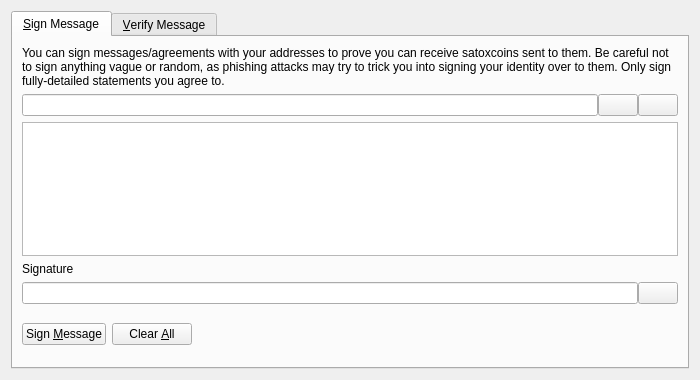
<?xml version="1.0" encoding="UTF-8"?>
<ui version="4.0">
 <class>SignVerifyMessageDialog</class>
 <widget class="QDialog" name="SignVerifyMessageDialog">
  <property name="geometry">
   <rect>
    <x>0</x>
    <y>0</y>
    <width>700</width>
    <height>380</height>
   </rect>
  </property>
  <property name="windowTitle">
   <string>Signatures - Sign / Verify a Message</string>
  </property>
  <property name="modal">
   <bool>true</bool>
  </property>
  <layout class="QVBoxLayout" name="verticalLayout">
   <item>
    <widget class="QTabWidget" name="tabWidget">
     <property name="currentIndex">
      <number>0</number>
     </property>
     <widget class="QWidget" name="tabSignMessage">
      <attribute name="title">
       <string>&amp;Sign Message</string>
      </attribute>
      <layout class="QVBoxLayout" name="verticalLayout_SM">
       <item>
        <widget class="QLabel" name="infoLabel_SM">
         <property name="text">
          <string>You can sign messages/agreements with your addresses to prove you can receive satoxcoins sent to them. Be careful not to sign anything vague or random, as phishing attacks may try to trick you into signing your identity over to them. Only sign fully-detailed statements you agree to.</string>
         </property>
         <property name="textFormat">
          <enum>Qt::PlainText</enum>
         </property>
         <property name="wordWrap">
          <bool>true</bool>
         </property>
        </widget>
       </item>
       <item>
        <layout class="QHBoxLayout" name="horizontalLayout_1_SM">
         <property name="spacing">
          <number>0</number>
         </property>
         <item>
          <widget class="QValidatedLineEdit" name="addressIn_SM">
           <property name="toolTip">
            <string>The Satoxcoin address to sign the message with</string>
           </property>
          </widget>
         </item>
         <item>
          <widget class="QPushButton" name="addressBookButton_SM">
           <property name="toolTip">
            <string>Choose previously used address</string>
           </property>
           <property name="text">
            <string/>
           </property>
           <property name="icon">
            <iconset resource="../satoxcoin.qrc">
             <normaloff>:/icons/address-book</normaloff>:/icons/address-book</iconset>
           </property>
           <property name="shortcut">
            <string>Alt+A</string>
           </property>
           <property name="autoDefault">
            <bool>false</bool>
           </property>
          </widget>
         </item>
         <item>
          <widget class="QPushButton" name="pasteButton_SM">
           <property name="toolTip">
            <string>Paste address from clipboard</string>
           </property>
           <property name="text">
            <string/>
           </property>
           <property name="icon">
            <iconset resource="../satoxcoin.qrc">
             <normaloff>:/icons/editpaste</normaloff>:/icons/editpaste</iconset>
           </property>
           <property name="shortcut">
            <string>Alt+P</string>
           </property>
           <property name="autoDefault">
            <bool>false</bool>
           </property>
          </widget>
         </item>
        </layout>
       </item>
       <item>
        <widget class="QPlainTextEdit" name="messageIn_SM">
         <property name="toolTip">
          <string>Enter the message you want to sign here</string>
         </property>
        </widget>
       </item>
       <item>
        <widget class="QLabel" name="signatureLabel_SM">
         <property name="text">
          <string>Signature</string>
         </property>
         <property name="textFormat">
          <enum>Qt::PlainText</enum>
         </property>
        </widget>
       </item>
       <item>
        <layout class="QHBoxLayout" name="horizontalLayout_2_SM">
         <property name="spacing">
          <number>0</number>
         </property>
         <item>
          <widget class="QLineEdit" name="signatureOut_SM">
           <property name="font">
            <font>
             <italic>true</italic>
            </font>
           </property>
           <property name="readOnly">
            <bool>true</bool>
           </property>
          </widget>
         </item>
         <item>
          <widget class="QPushButton" name="copySignatureButton_SM">
           <property name="toolTip">
            <string>Copy the current signature to the system clipboard</string>
           </property>
           <property name="text">
            <string/>
           </property>
           <property name="icon">
            <iconset resource="../satoxcoin.qrc">
             <normaloff>:/icons/editcopy</normaloff>:/icons/editcopy</iconset>
           </property>
           <property name="autoDefault">
            <bool>false</bool>
           </property>
          </widget>
         </item>
        </layout>
       </item>
       <item>
        <layout class="QHBoxLayout" name="horizontalLayout_3_SM">
         <item>
          <widget class="QPushButton" name="signMessageButton_SM">
           <property name="toolTip">
            <string>Sign the message to prove you own this Satoxcoin address</string>
           </property>
           <property name="text">
            <string>Sign &amp;Message</string>
           </property>
           <property name="icon">
            <iconset resource="../satoxcoin.qrc">
             <normaloff>:/icons/edit</normaloff>:/icons/edit</iconset>
           </property>
           <property name="autoDefault">
            <bool>false</bool>
           </property>
          </widget>
         </item>
         <item>
          <widget class="QPushButton" name="clearButton_SM">
           <property name="toolTip">
            <string>Reset all sign message fields</string>
           </property>
           <property name="text">
            <string>Clear &amp;All</string>
           </property>
           <property name="icon">
            <iconset resource="../satoxcoin.qrc">
             <normaloff>:/icons/remove</normaloff>:/icons/remove</iconset>
           </property>
           <property name="autoDefault">
            <bool>false</bool>
           </property>
          </widget>
         </item>
         <item>
          <spacer name="horizontalSpacer_1_SM">
           <property name="orientation">
            <enum>Qt::Horizontal</enum>
           </property>
           <property name="sizeHint" stdset="0">
            <size>
             <width>40</width>
             <height>48</height>
            </size>
           </property>
          </spacer>
         </item>
         <item>
          <widget class="QLabel" name="statusLabel_SM">
           <property name="font">
            <font>
             <weight>75</weight>
             <bold>true</bold>
            </font>
           </property>
           <property name="text">
            <string/>
           </property>
           <property name="wordWrap">
            <bool>true</bool>
           </property>
          </widget>
         </item>
         <item>
          <spacer name="horizontalSpacer_2_SM">
           <property name="orientation">
            <enum>Qt::Horizontal</enum>
           </property>
           <property name="sizeHint" stdset="0">
            <size>
             <width>40</width>
             <height>48</height>
            </size>
           </property>
          </spacer>
         </item>
        </layout>
       </item>
      </layout>
     </widget>
     <widget class="QWidget" name="tabVerifyMessage">
      <attribute name="title">
       <string>&amp;Verify Message</string>
      </attribute>
      <layout class="QVBoxLayout" name="verticalLayout_VM">
       <item>
        <widget class="QLabel" name="infoLabel_VM">
         <property name="text">
          <string>Enter the receiver's address, message (ensure you copy line breaks, spaces, tabs, etc. exactly) and signature below to verify the message. Be careful not to read more into the signature than what is in the signed message itself, to avoid being tricked by a man-in-the-middle attack. Note that this only proves the signing party receives with the address, it cannot prove sendership of any transaction!</string>
         </property>
         <property name="textFormat">
          <enum>Qt::PlainText</enum>
         </property>
         <property name="alignment">
          <set>Qt::AlignLeading|Qt::AlignLeft|Qt::AlignTop</set>
         </property>
         <property name="wordWrap">
          <bool>true</bool>
         </property>
        </widget>
       </item>
       <item>
        <layout class="QHBoxLayout" name="horizontalLayout_1_VM">
         <property name="spacing">
          <number>0</number>
         </property>
         <item>
          <widget class="QValidatedLineEdit" name="addressIn_VM">
           <property name="toolTip">
            <string>The Satoxcoin address the message was signed with</string>
           </property>
          </widget>
         </item>
         <item>
          <widget class="QPushButton" name="addressBookButton_VM">
           <property name="toolTip">
            <string>Choose previously used address</string>
           </property>
           <property name="text">
            <string/>
           </property>
           <property name="icon">
            <iconset resource="../satoxcoin.qrc">
             <normaloff>:/icons/address-book</normaloff>:/icons/address-book</iconset>
           </property>
           <property name="shortcut">
            <string>Alt+A</string>
           </property>
           <property name="autoDefault">
            <bool>false</bool>
           </property>
          </widget>
         </item>
        </layout>
       </item>
       <item>
        <widget class="QPlainTextEdit" name="messageIn_VM"/>
       </item>
       <item>
        <widget class="QValidatedLineEdit" name="signatureIn_VM"/>
       </item>
       <item>
        <layout class="QHBoxLayout" name="horizontalLayout_2_VM">
         <item>
          <widget class="QPushButton" name="verifyMessageButton_VM">
           <property name="toolTip">
            <string>Verify the message to ensure it was signed with the specified Satoxcoin address</string>
           </property>
           <property name="text">
            <string>Verify &amp;Message</string>
           </property>
           <property name="icon">
            <iconset resource="../satoxcoin.qrc">
             <normaloff>:/icons/transaction_0</normaloff>:/icons/transaction_0</iconset>
           </property>
           <property name="autoDefault">
            <bool>false</bool>
           </property>
          </widget>
         </item>
         <item>
          <widget class="QPushButton" name="clearButton_VM">
           <property name="toolTip">
            <string>Reset all verify message fields</string>
           </property>
           <property name="text">
            <string>Clear &amp;All</string>
           </property>
           <property name="icon">
            <iconset resource="../satoxcoin.qrc">
             <normaloff>:/icons/remove</normaloff>:/icons/remove</iconset>
           </property>
           <property name="autoDefault">
            <bool>false</bool>
           </property>
          </widget>
         </item>
         <item>
          <spacer name="horizontalSpacer_1_VM">
           <property name="orientation">
            <enum>Qt::Horizontal</enum>
           </property>
           <property name="sizeHint" stdset="0">
            <size>
             <width>40</width>
             <height>48</height>
            </size>
           </property>
          </spacer>
         </item>
         <item>
          <widget class="QLabel" name="statusLabel_VM">
           <property name="font">
            <font>
             <weight>75</weight>
             <bold>true</bold>
            </font>
           </property>
           <property name="text">
            <string/>
           </property>
           <property name="wordWrap">
            <bool>true</bool>
           </property>
          </widget>
         </item>
         <item>
          <spacer name="horizontalSpacer_2_VM">
           <property name="orientation">
            <enum>Qt::Horizontal</enum>
           </property>
           <property name="sizeHint" stdset="0">
            <size>
             <width>40</width>
             <height>48</height>
            </size>
           </property>
          </spacer>
         </item>
        </layout>
       </item>
      </layout>
     </widget>
    </widget>
   </item>
  </layout>
 </widget>
 <customwidgets>
  <customwidget>
   <class>QValidatedLineEdit</class>
   <extends>QLineEdit</extends>
   <header>qvalidatedlineedit.h</header>
  </customwidget>
 </customwidgets>
 <resources>
  <include location="../satoxcoin.qrc"/>
 </resources>
 <connections/>
</ui>
